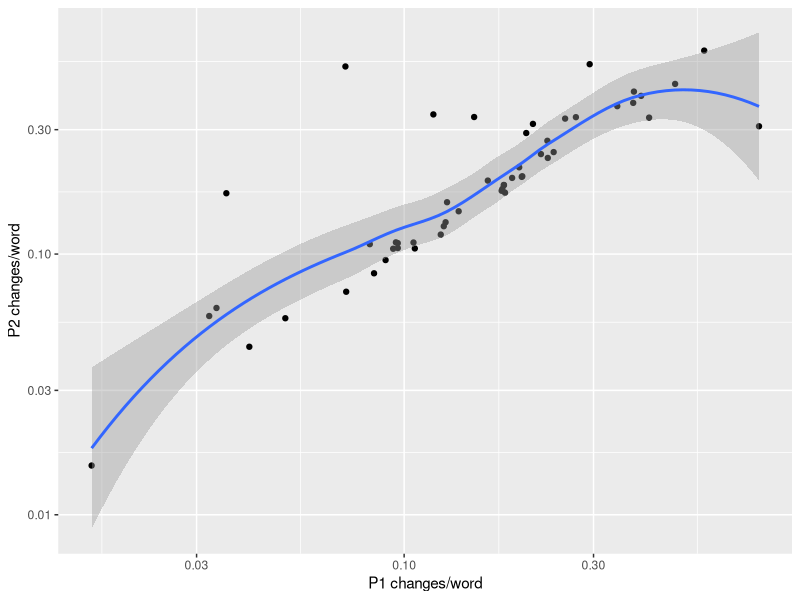

Write the R code that produced this figure.
## ---- chunk 1
library(reshape2)
library(ggplot2)

proofing <- read.csv("proofing.csv")
proofing.wide <- dcast(proofing, project + round ~ change, value.var="ratio", fun.aggregate=sum)
p1.projects <- proofing$project[proofing$round=="P1"]
p2.projects <- proofing$project[proofing$round=="P2"]
p3.projects <- proofing$project[proofing$round=="P3"]
f1.projects <- proofing$project[proofing$round=="F1"]
f2.projects <- proofing$project[proofing$round=="F2"]
complete.projects <- intersect(intersect(intersect(intersect(p1.projects, p2.projects), p3.projects), f1.projects), f2.projects)
complete.proofing <- proofing.wide[is.element(proofing.wide$project, complete.projects), ]
complete.proofing <- complete.proofing[order(complete.proofing$project),]
changes <- as.character(unique(proofing$change))

changes <- changes[changes != "EQUAL" &
                   changes != "NEWLINE_SPLIT" &
                   changes != "TOTAL_MISMATCH" &
                   changes != "XXLARGE_DIFF"]

metric <- function(round, changes) {
    if (length(changes) == 0) {
        retval <- rep(0, sum(complete.proofing$round == round))
    } else {
        if (length(changes) == 1) {
            retval <- complete.proofing[complete.proofing$round == round, changes]
        } else {
            retval <- apply(complete.proofing[complete.proofing$round == round, changes], 1, sum)
        }
    }
    retval
}
metrics <- data.frame(project=complete.proofing$project[complete.proofing$round == "P1"],
    p1=metric("P1", changes),
    p2=metric("P2", changes),
    p3=metric("P3", changes),
    f1=metric("F1", changes),
    f2=metric("F2", changes))

epsilon=1e-06
qplot(metrics$p1+epsilon, metrics$p2+epsilon, geom=c("point", "smooth")) +
    scale_x_log10() + scale_y_log10() +
    xlab("P1 changes/word") + ylab("P2 changes/word")
